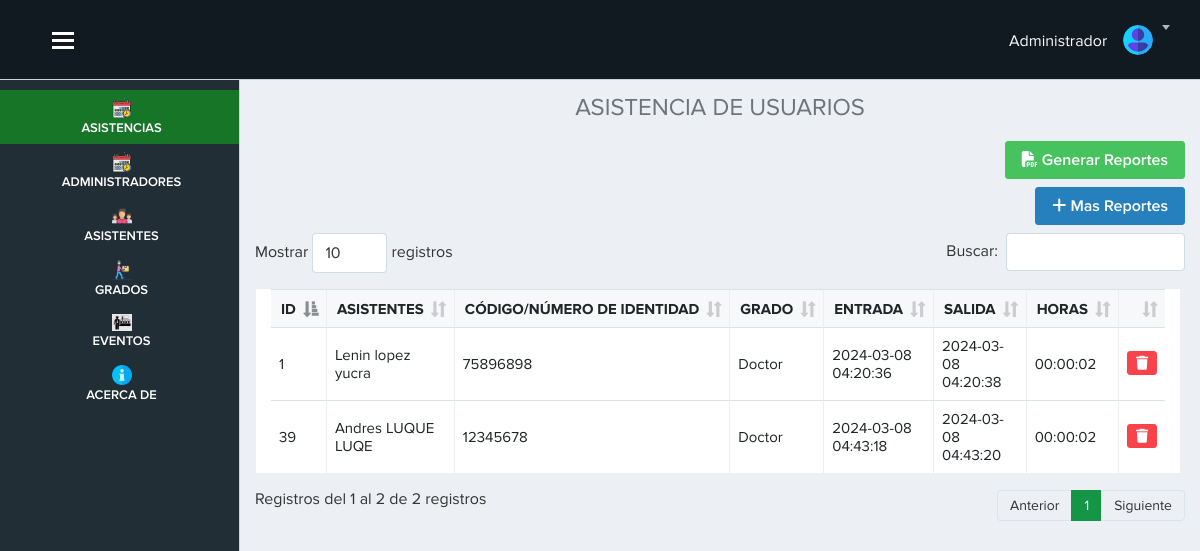
The app's page /vista/inicio.php (signed in), older data.
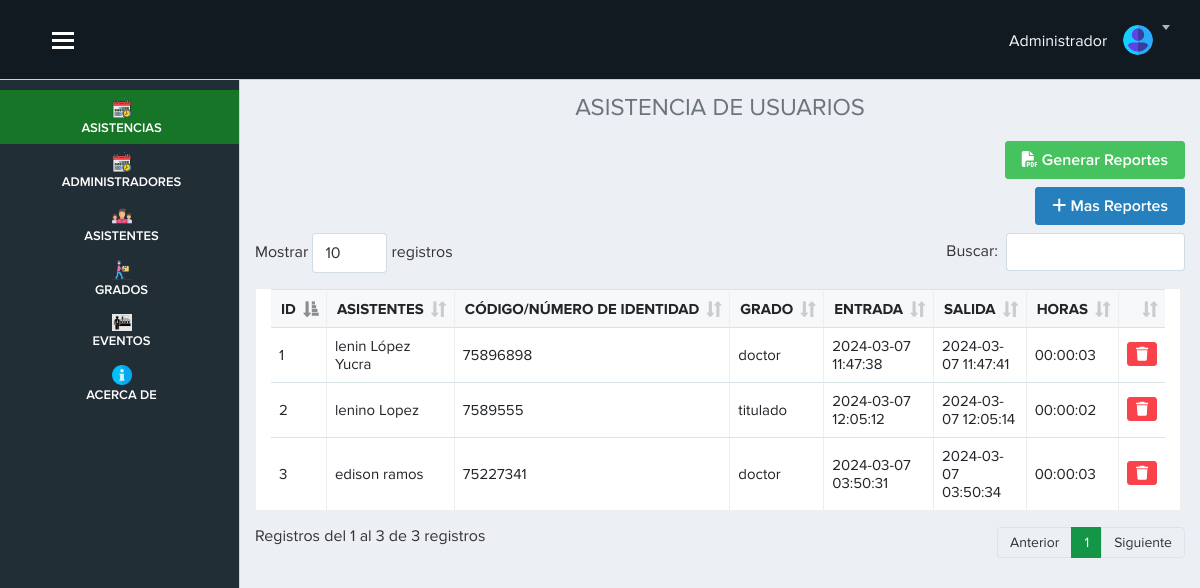
The same page, newer data.
### tables this page shows
CREATE TABLE `asistencia`  (
  `id_asistencia` int NOT NULL AUTO_INCREMENT,
  `id_empleado` int NOT NULL,
  `entrada` datetime NULL DEFAULT NULL,
  `salida` datetime NULL DEFAULT NULL,
  `id_evento` int NULL DEFAULT NULL,
  PRIMARY KEY (`id_asistencia`) USING BTREE,
  INDEX `fk2`(`id_empleado` ASC) USING BTREE,
  CONSTRAINT `fk2` FOREIGN KEY (`id_empleado`) REFERENCES `empleado` (`id_empleado`) ON DELETE CASCADE ON UPDATE RESTRICT
);

CREATE TABLE `empleado`  (
  `id_empleado` int NOT NULL AUTO_INCREMENT,
  `nombre` varchar(100) NULL DEFAULT NULL,
  `apellido` varchar(255) NULL DEFAULT NULL,
  `dni` varchar(255) NOT NULL,
  `cargo` int NOT NULL,
  `id_evento` int NULL DEFAULT NULL,
  `correo` varchar(255) NULL DEFAULT NULL,
  `celular` varchar(255) NULL DEFAULT NULL,
  PRIMARY KEY (`id_empleado`) USING BTREE,
  INDEX `fk1`(`cargo` ASC) USING BTREE,
  CONSTRAINT `fk1` FOREIGN KEY (`cargo`) REFERENCES `cargo` (`id_cargo`) ON DELETE CASCADE ON UPDATE RESTRICT
);

CREATE TABLE `cargo`  (
  `id_cargo` int NOT NULL AUTO_INCREMENT,
  `nombre` varchar(100) NULL DEFAULT NULL,
  PRIMARY KEY (`id_cargo`) USING BTREE
);

### vista/inicio.php (the view, shortened to what this page needs)
<?php require('./layout/topbar.php'); ?>
<?php require('./layout/sidebar.php'); ?>
<div class="page-content">
    <h4 class="text-center text-secondary">ASISTENCIA DE USUARIOS</h4>
    <?php
      include "../modelo/conexion.php";
      $sql=$conexion->query(" SELECT asistencia.id_asistencia,
      asistencia.id_empleado,
      asistencia.entrada,
      asistencia.salida,
      empleado.id_empleado,
      empleado.nombre as 'nom_empleado',
      empleado.apellido,
      empleado.dni,
      empleado.cargo,
      cargo.id_cargo,
      cargo.nombre as 'nom_cargo',
      asistencia.id_evento
      FROM
      asistencia
      INNER JOIN empleado ON asistencia.id_empleado = empleado.id_empleado
      INNER JOIN cargo ON empleado.cargo = cargo.id_cargo");
    ?>
    <div class="text-right mb-2">
      <a href="fpdf/reporteasistenciaH.php" target="_blank" class="btn btn-success"><i class="fas fa-file-pdf"></i> Generar Reportes</a>
    </div>
    <div class="text-right mb-2">
      <a href="reporte_asistencia.php" class="btn btn-primary"><i class="fas fa-plus"></i> Mas Reportes</a>
    </div>
    <table class="table table-bordered table-hover col-sm-12" id="example">
      <thead>
        <tr>
          <th scope="col">ID</th>
          <th scope="col">ASISTENTES</th>
          <th scope="col">CÓDIGO/NÚMERO DE IDENTIDAD</th>
          <th scope="col">GRADO</th>
          <th scope="col">ENTRADA</th>
          <th scope="col">SALIDA</th>
          <th scope="col">HORAS</th>
          <th></th>
        </tr>
      </thead>
      <tbody>
        <?php
          while($datos=$sql->fetch_object()) { ?>
          <tr>
            <td><?= $datos->id_asistencia ?></td>
            <td><?= $datos->nom_empleado ." ". $datos->apellido?></td>
            <td><?= $datos->dni?></td>
            <td><?= $datos->nom_cargo ?></td>
            <td><?= $datos->entrada ?></th>
            <td><?= $datos->salida ?></td>
            <?php
                  $hora_entrada = new DateTime($datos->entrada);
                  $hora_salida = new DateTime($datos->salida);
                  $diferencia = $hora_entrada->diff($hora_salida);
                  $tiempo_transcurrido = $diferencia->format('%H:%I:%S');
                  ?>
            <td><?=$tiempo_transcurrido?></td>
            <td>
            <a href="inicio.php?id=<?= $datos->id_asistencia ?>" onclick="advertencia(event)" class="btn btn-danger btn-sm"><i class="fas fa-trash"></i></a>
            </td>
          </tr>
        <?php  }
        ?>
      </tbody>
    </table>
</div>
</div>
<?php require('./layout/footer.php'); ?>

### vista/layout/topbar.php (shortened to what this page needs)
<!doctype html>
<html lang="es">
<head>
    <head lang="es">
        <link href="../public/app/publico/css/lib/font-awesome/font-awesome.min.css" rel="stylesheet">
        <link href="../public/bootstrap5/css/bootstrap.min.css" rel="stylesheet">
        <link rel="stylesheet" href="../public/app/publico/css/lib/lobipanel/lobipanel.min.css">
        <link rel="stylesheet" href="../public/app/publico/css/separate/vendor/lobipanel.min.css">
        <link rel="stylesheet" href="../public/app/publico/css/lib/jqueryui/jquery-ui.min.css">
        <link rel="stylesheet" href="../public/app/publico/css/separate/pages/widgets.min.css">
        <link rel="stylesheet" href="../public/fontawesome/css/all.min.css">
        <link rel="stylesheet" href="../public/fontawesome/css/fontawesome.min.css">
        <link rel="stylesheet" href="../public/app/publico/css/lib/datatables-net/datatables.min.css">
        <link rel="stylesheet" href="../public/app/publico/css/separate/vendor/datatables-net.min.css">
        <link href="../public/app/publico/css/lib/bootstrap/bootstrap.min.css" rel="stylesheet">
        <link href="../public/app/publico/css/main.css" rel="stylesheet">
        <link href="../public/app/publico/css/mis_estilos/estilos.css" rel="stylesheet">
        <link rel="stylesheet" type="text/css" href="../public/app/publico/css/lib/jquery-flex-label/jquery.flex.label.css">
        <link href="../public/principal/css/estilos.css" rel="stylesheet">
        <link href="../public/pnotify/css/pnotify.css" rel="stylesheet" />
        <link href="../public/pnotify/css/pnotify.buttons.css" rel="stylesheet" />
        <link href="../public/pnotify/css/custom.min.css" rel="stylesheet" />
    </head>
</head>
<body class="with-side-menu">
    <div id="app">
        <header class="site-header">
            <div class="container-fluid" style="padding-left: 40px;">
                <button id="show-hide-sidebar-toggle" class="show-hide-sidebar">
                    <span>toggle menu</span>
                </button>
                <div class="site-header-content">
                    <div class="site-header-content-in">
                        <div class="site-header-shown">
                            <div class="dropdown dropdown-notification">
                                <h6 class="text-light mt-2">
                                    Administrador
                                </h6>
                            </div>
                            <div class="dropdown user-menu">
                                <button class="dropdown-toggle" id="dd-user-menu" type="button" data-toggle="dropdown" aria-haspopup="true" aria-expanded="false">
                                    <img src="../public/app/publico/img/user.svg" alt="">
                                </button>
                            </div>
                        </div>
                    </div>
                </div>
            </div>
        </header>

### vista/layout/sidebar.php
<nav class="side-menu">
            <ul class="side-menu-list p-0">
                <li class="red">
                    <a href="inicio.php" class="activo">
                        <img src="../public/img-inicio/programar.png" class="img-inicio" alt="">
                        <span class="lbl">ASISTENCIAS</span>
                    </a>
                </li>
                <li class="red">
                    <a href="usuario.php" class="activo">
                        <img src="../public/img-inicio/programar.png" class="img-inicio" alt="">
                        <span class="lbl">ADMINISTRADORES</span>
                    </a>
                </li>
                <li class="red">
                    <a href="empleado.php" class="activo">
                        <img src="../public/img-inicio/team.png" class="img-inicio" alt="">
                        <span class="lbl">ASISTENTES</span>
                    </a>
                </li>
                <li class="red">
                    <a href="cargo.php" class="activo">
                        <img src="../public/img-inicio/cargo.png" class="img-inicio" alt="">
                        <span class="lbl">GRADOS</span>
                    </a>
                </li>
                <li class="red">
                    <a href="evento.php" class="activo">
                        <img src="../public/img-inicio/evento.png" class="img-inicio" alt="">
                        <span class="lbl">EVENTOS</span>
                    </a>
                </li>
                <li class="red">
                    <a href="acerca.php" class="activo">
                        <img src="../public/img-inicio/info.png" class="img-inicio" alt="">
                        <span class="lbl">ACERCA DE</span>
                    </a>
                </li>
            </ul>
        </nav>

### vista/layout/footer.php (shortened to what this page needs)
</body>
</html>

### vista/inicio.php (style rules this page uses)
ul li:nth-child(1) .activo { background: rgb(23 117 39) !important; }

### vista/layout/topbar.php (style rules this page uses)
.page-content { margin-top: 70px; }

Row changes from the older to the newer data that the page shows:
removed asistencia: id_asistencia "39", id_empleado.nombre "Andres", id_empleado.apellido "LUQUE LUQE", id_empleado.dni "12345678", cargo.nombre "Doctor", entrada "2024-03-08 04:43:18", salida "2024-03-08 04:43:20", tiempo_transcurrido "00:00:02"
changed asistencia id 1: id_empleado.nombre "Lenin" → "lenin"; id_empleado.apellido "lopez yucra" → "López Yucra"; cargo.nombre "Doctor" → "doctor"; entrada "2024-03-08 04:20:36" → "2024-03-07 11:47:38"; salida "2024-03-08 04:20:38" → "2024-03-07 11:47:41"; tiempo_transcurrido "00:00:02" → "00:00:03"
added asistencia: id_asistencia "2", id_empleado.nombre "lenino", id_empleado.apellido "Lopez", id_empleado.dni "7589555", cargo.nombre "titulado", entrada "2024-03-07 12:05:12", salida "2024-03-07 12:05:14", tiempo_transcurrido "00:00:02"
added asistencia: id_asistencia "3", id_empleado.nombre "edison", id_empleado.apellido "ramos", id_empleado.dni "75227341", cargo.nombre "doctor", entrada "2024-03-07 03:50:31", salida "2024-03-07 03:50:34", tiempo_transcurrido "00:00:03"
Text that changed along with them:
text written by a page script: "Mostrar registros Buscar: Registros del 1 al 2 de 2 registros Anterior 1 Siguiente" → "Mostrar registros Buscar: Registros del 1 al 3 de 3 registros Anterior 1 Siguiente"
